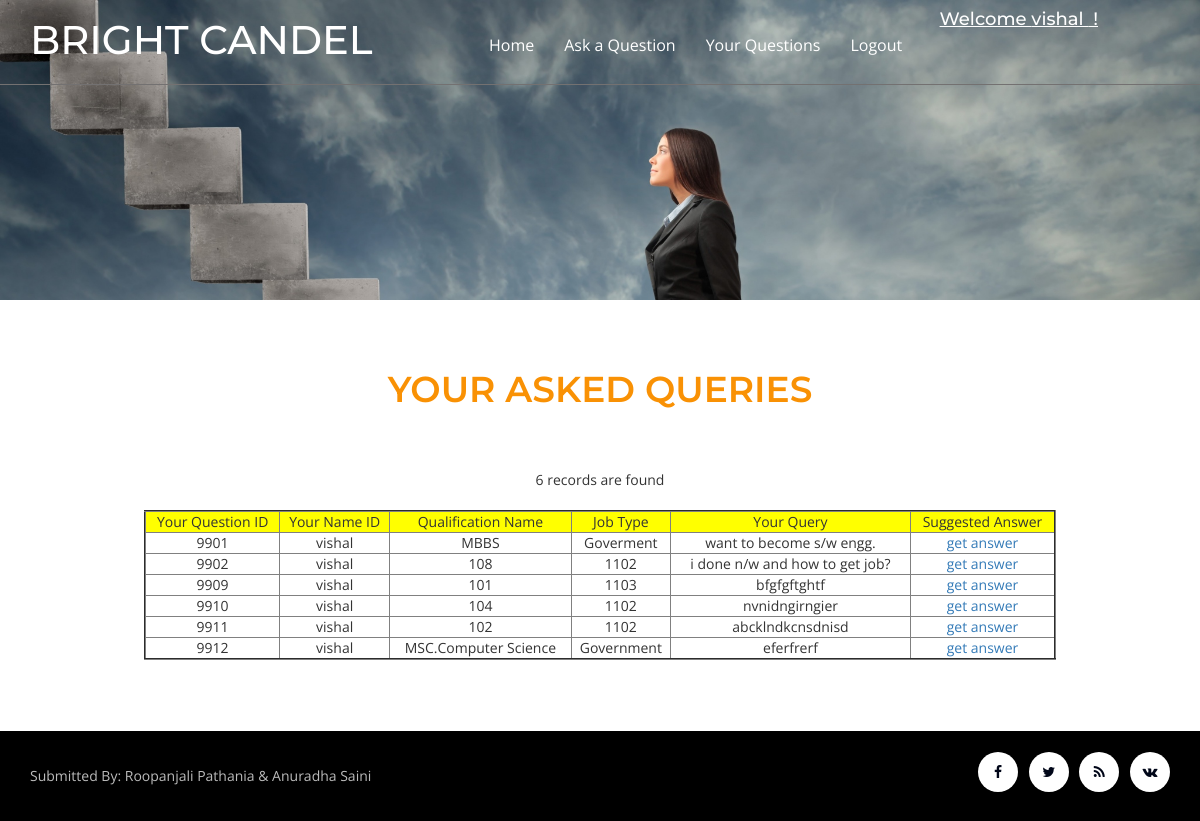
The page /userquestions.php (signed in) on the database its author committed.
### tables this page shows
CREATE TABLE IF NOT EXISTS `questions` (
  `questionid` int(11) NOT NULL,
  `uid` int(11) NOT NULL,
  `username` varchar(20) NOT NULL,
  `qname` varchar(30) NOT NULL,
  `jname` varchar(30) NOT NULL,
  `question` varchar(200) NOT NULL,
  PRIMARY KEY (`questionid`)
);

### userquestions.php (the view, shortened to what this page needs)
<!DOCTYPE html>
<html>
<head>
	<?php	require_once("headincludes.php");?>
</head>
<body>
	<div class="w3l-banner1">
		<?php	require_once("userheader.php");?>
<?php $uid=$_SESSION["uid"];?>
	</div>
	<div class="agileits-con">
		<div class="contact-w3-agileits">
			<div class="container">
				<h2 class="w3ls_head">Your Asked Queries</h2>
				<?php
					$query="select*from questions where uid='$uid'";
					$data=mysql_query($query);
					$num=mysql_num_rows($data);
					if($num==0)
					{
						echo "records are not found";
					}
					else
					{
					echo"<center>";
					echo"$num records are found";
					echo"<center>";
					echo"<center>";
					echo"<table border='2'width='80%'>
						<tr style='background-color:yellow; text-align:center;'>
						<td>Your Question ID</td>
						<td>Your Name ID</td>
						<td>Qualification Name</td>
						<td>Job Type</td>
						<td>Your Query </td>
						<td>Suggested Answer </td>
						</tr>";
						while($row=mysql_fetch_array($data))
							{
								extract($row);
								echo"<tr style='text-align:center;'>";
								echo"<td>$questionid</td>";
								echo"<td>$username</td>";
								echo"<td>$qname</td>";
								echo"<td>$jname</td>";
								echo"<td>$question</td>";
								echo"<td><a href='useranswer.php?questionid=$questionid'>get answer</a></td>";
								echo"</tr>";
							}
							echo"</table></center>";
			}
		?>
			</div></div></div>
	<?php require_once("uafooter.php");?>
</body>
</html>

### css/style.css (style rules this page uses)
body { padding: 0; margin: 0; background: #FFF; font-family: 'Open Sans', sans-serif; }
body a { transition: 0.5s all; -webkit-transition: 0.5s all; -moz-transition: 0.5s all; -o-transition: 0.5s all; -ms-transition: 0.5s all; text-decoration: none; }
h1, h2, h3, h4, h5, h6 { margin: 0; padding: 0; font-family: 'Montserrat', sans-serif; }
.w3l-banner1 { background: url(../images/banner2.jpg) no-repeat 0px 0px; background-size: cover; -webkit-background-size: cover; -moz-background-size: cover; -o-background-size: cover; -ms-background-size: cover; min-height: 300px; min-width: 100px; }
.agileits-gal, .agileits-abt, .agileits-ser, .agileits-con, .typo, .w3_wthree_agileits_icons { padding: 5em 0; }
.w3ls_head { text-align: center; color: #f99104; font-size: 36px; font-weight: 600; text-transform: uppercase; margin-bottom: 60px; }
.contact-w3-agileits { padding-top: 0px; }

### rows shown on the page
questions: questionid "9901", username "vishal", qname "MBBS", jname "Goverment", question "want to become s/w engg."
questions: questionid "9902", username "vishal", qname "108", jname "1102", question "i done n/w and how to get job?"
questions: questionid "9909", username "vishal", qname "101", jname "1103", question "bfgfgftghtf"
questions: questionid "9910", username "vishal", qname "104", jname "1102", question "nvnidngirngier"
questions: questionid "9911", username "vishal", qname "102", jname "1102", question "abcklndkcnsdnisd"
questions: questionid "9912", username "vishal", qname "MSC.Computer Science", jname "Government", question "eferfrerf"

### other values the page prints
$_SESSION["username"] "vishal"
$num "6"
